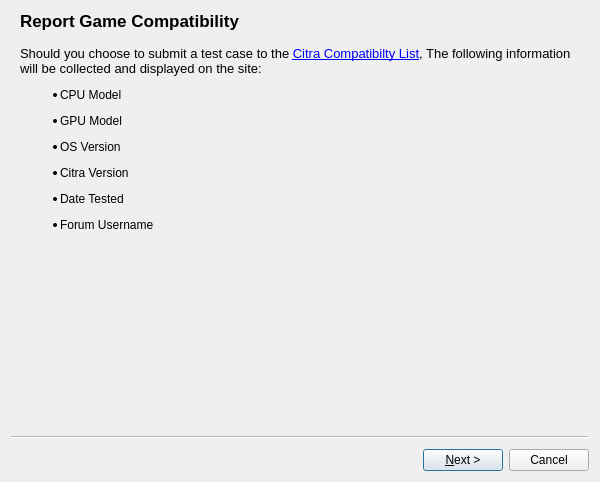
<?xml version="1.0" encoding="UTF-8"?>
<ui version="4.0">
 <class>CompatDB</class>
 <widget class="QWizard" name="CompatDB">
  <property name="geometry">
   <rect>
    <x>0</x>
    <y>0</y>
    <width>600</width>
    <height>482</height>
   </rect>
  </property>
  <property name="minimumSize">
   <size>
    <width>500</width>
    <height>410</height>
   </size>
  </property>
  <property name="windowTitle">
   <string>Report Compatibilty</string>
  </property>
  <property name="options">
   <set>QWizard::DisabledBackButtonOnLastPage|QWizard::HelpButtonOnRight|QWizard::NoBackButtonOnStartPage|QWizard::NoCancelButtonOnLastPage</set>
  </property>
  <widget class="QWizardPage" name="wizard_Info">
   <property name="title">
    <string>Report Game Compatibility</string>
   </property>
   <attribute name="pageId">
    <string notr="true">0</string>
   </attribute>
   <layout class="QVBoxLayout" name="verticalLayout">
    <item>
     <widget class="QLabel" name="lbl_Spiel">
      <property name="text">
       <string>&lt;html&gt;&lt;head/&gt;&lt;body&gt;&lt;p&gt;&lt;span style=&quot; font-size:10pt;&quot;&gt;Should you choose to submit a test case to the &lt;/span&gt;&lt;a href=&quot;https://citra-emu.org/game/&quot;&gt;&lt;span style=&quot; font-size:10pt; text-decoration: underline; color:#0000ff;&quot;&gt;Citra Compatibilty List&lt;/span&gt;&lt;/a&gt;&lt;span style=&quot; font-size:10pt;&quot;&gt;, The following information will be collected and displayed on the site:&lt;/span&gt;&lt;/p&gt;&lt;ul style=&quot;margin-top: 0px; margin-bottom: 0px; margin-left: 0px; margin-right: 0px; -qt-list-indent: 1;&quot;&gt;&lt;li style=&quot; margin-top:12px; margin-bottom:12px; margin-left:0px; margin-right:0px; -qt-block-indent:0; text-indent:0px;&quot;&gt;CPU Model&lt;/li&gt;&lt;li style=&quot; margin-top:12px; margin-bottom:12px; margin-left:0px; margin-right:0px; -qt-block-indent:0; text-indent:0px;&quot;&gt;GPU Model&lt;/li&gt;&lt;li style=&quot; margin-top:12px; margin-bottom:12px; margin-left:0px; margin-right:0px; -qt-block-indent:0; text-indent:0px;&quot;&gt;OS Version&lt;/li&gt;&lt;li style=&quot; margin-top:12px; margin-bottom:12px; margin-left:0px; margin-right:0px; -qt-block-indent:0; text-indent:0px;&quot;&gt;Citra Version&lt;/li&gt;&lt;li style=&quot; margin-top:12px; margin-bottom:12px; margin-left:0px; margin-right:0px; -qt-block-indent:0; text-indent:0px;&quot;&gt;Date Tested&lt;/li&gt;&lt;li style=&quot; margin-top:12px; margin-bottom:12px; margin-left:0px; margin-right:0px; -qt-block-indent:0; text-indent:0px;&quot;&gt;Forum Username&lt;/li&gt;&lt;/ul&gt;&lt;/body&gt;&lt;/html&gt;</string>
      </property>
      <property name="wordWrap">
       <bool>true</bool>
      </property>
     </widget>
    </item>
    <item>
     <spacer name="verticalSpacer_2">
      <property name="orientation">
       <enum>Qt::Vertical</enum>
      </property>
      <property name="sizeHint" stdset="0">
       <size>
        <width>20</width>
        <height>0</height>
       </size>
      </property>
     </spacer>
    </item>
   </layout>
  </widget>
  <widget class="QWizardPage" name="wizard_Report">
   <property name="title">
    <string>Report Game Compatibility</string>
   </property>
   <attribute name="pageId">
    <string notr="true">1</string>
   </attribute>
   <layout class="QFormLayout" name="formLayout">
    <item row="2" column="0">
     <widget class="QRadioButton" name="radioButton_Perfect">
      <property name="text">
       <string>Perfect</string>
      </property>
     </widget>
    </item>
    <item row="2" column="1">
     <widget class="QLabel" name="lbl_Perfect">
      <property name="text">
       <string>&lt;html&gt;&lt;head/&gt;&lt;body&gt;&lt;p&gt;Game functions flawlessly with no audio or graphical glitches.&lt;/p&gt;&lt;/body&gt;&lt;/html&gt;</string>
      </property>
      <property name="wordWrap">
       <bool>true</bool>
      </property>
     </widget>
    </item>
    <item row="4" column="0">
     <widget class="QRadioButton" name="radioButton_Great">
      <property name="text">
       <string>Great </string>
      </property>
     </widget>
    </item>
    <item row="4" column="1">
     <widget class="QLabel" name="lbl_Great">
      <property name="text">
       <string>&lt;html&gt;&lt;head/&gt;&lt;body&gt;&lt;p&gt;Game functions with minor graphical or audio glitches and is playable from start to finish. May require some workarounds.&lt;/p&gt;&lt;/body&gt;&lt;/html&gt;</string>
      </property>
      <property name="wordWrap">
       <bool>true</bool>
      </property>
     </widget>
    </item>
    <item row="5" column="0">
     <widget class="QRadioButton" name="radioButton_Okay">
      <property name="text">
       <string>Okay</string>
      </property>
     </widget>
    </item>
    <item row="5" column="1">
     <widget class="QLabel" name="lbl_Okay">
      <property name="text">
       <string>&lt;html&gt;&lt;head/&gt;&lt;body&gt;&lt;p&gt;Game functions with major graphical or audio glitches, but game is playable from start to finish with workarounds.&lt;/p&gt;&lt;/body&gt;&lt;/html&gt;</string>
      </property>
      <property name="wordWrap">
       <bool>true</bool>
      </property>
     </widget>
    </item>
    <item row="6" column="0">
     <widget class="QRadioButton" name="radioButton_Bad">
      <property name="text">
       <string>Bad</string>
      </property>
     </widget>
    </item>
    <item row="6" column="1">
     <widget class="QLabel" name="lbl_Bad">
      <property name="text">
       <string>&lt;html&gt;&lt;head/&gt;&lt;body&gt;&lt;p&gt;Game functions, but with major graphical or audio glitches. Unable to progress in specific areas due to glitches even with workarounds.&lt;/p&gt;&lt;/body&gt;&lt;/html&gt;</string>
      </property>
      <property name="wordWrap">
       <bool>true</bool>
      </property>
     </widget>
    </item>
    <item row="7" column="0">
     <widget class="QRadioButton" name="radioButton_IntroMenu">
      <property name="text">
       <string>Intro/Menu</string>
      </property>
     </widget>
    </item>
    <item row="7" column="1">
     <widget class="QLabel" name="lbl_IntroMenu">
      <property name="text">
       <string>&lt;html&gt;&lt;head/&gt;&lt;body&gt;&lt;p&gt;Game is completely unplayable due to major graphical or audio glitches. Unable to progress past the Start Screen.&lt;/p&gt;&lt;/body&gt;&lt;/html&gt;</string>
      </property>
      <property name="wordWrap">
       <bool>true</bool>
      </property>
     </widget>
    </item>
    <item row="8" column="0">
     <widget class="QRadioButton" name="radioButton_WontBoot">
      <property name="text">
       <string>Won't Boot</string>
      </property>
      <property name="checkable">
       <bool>true</bool>
      </property>
      <property name="checked">
       <bool>false</bool>
      </property>
     </widget>
    </item>
    <item row="8" column="1">
     <widget class="QLabel" name="lbl_WontBoot">
      <property name="text">
       <string>&lt;html&gt;&lt;head/&gt;&lt;body&gt;&lt;p&gt;The game crashes when attempting to startup.&lt;/p&gt;&lt;/body&gt;&lt;/html&gt;</string>
      </property>
     </widget>
    </item>
    <item row="0" column="0" colspan="2">
     <widget class="QLabel" name="lbl_Independent">
      <property name="font">
       <font>
        <pointsize>10</pointsize>
       </font>
      </property>
      <property name="text">
       <string>&lt;html&gt;&lt;head/&gt;&lt;body&gt;&lt;p&gt;Independant of speed / performance, how well does the game play from start to finish on this version of Citra?&lt;/p&gt;&lt;/body&gt;&lt;/html&gt;</string>
      </property>
      <property name="wordWrap">
       <bool>true</bool>
      </property>
     </widget>
    </item>
    <item row="1" column="0" colspan="2">
     <spacer name="verticalSpacer">
      <property name="orientation">
       <enum>Qt::Vertical</enum>
      </property>
      <property name="sizeHint" stdset="0">
       <size>
        <width>20</width>
        <height>0</height>
       </size>
      </property>
     </spacer>
    </item>
   </layout>
  </widget>
  <widget class="QWizardPage" name="wizard_ThankYou">
   <property name="title">
    <string>Thank you for your submission!</string>
   </property>
   <attribute name="pageId">
    <string notr="true">2</string>
   </attribute>
  </widget>
 </widget>
 <resources/>
 <connections/>
</ui>
